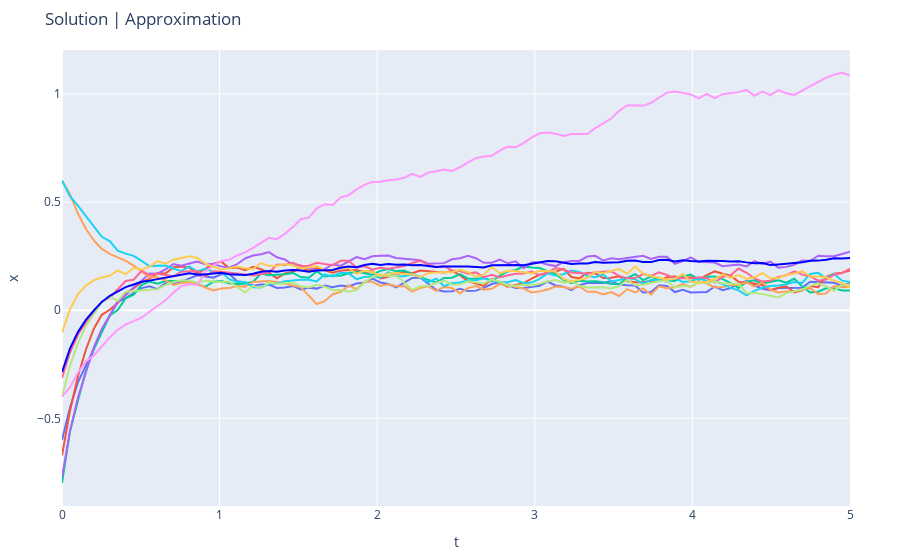

Write notebook code for a chart like this one.
### Code cell
fig = make_subplots(rows=1, cols=1)
ts = np.linspace(0, 5, 100)
for path in c_xs:
    fig.add_trace(go.Scatter(x=ts, y=path, mode='lines', showlegend=False), row=1, col=1)
fig.add_trace(go.Scatter(x=ts, y=np.mean(c_xs, axis=0), mode='lines', showlegend=False, line=dict(color="blue", width=2)), row=1, col=1)
fig.update_layout(title='Solution | Approximation',
                  xaxis_title="t",
                  yaxis_title="x", 
                  margin=dict(l=50, r=50, b=50, t=50))
fig.show()
